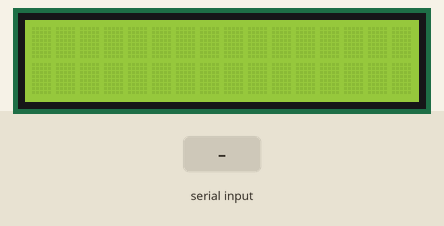
Bench run of a sketch on a simulated Arduino Uno, built with avr-gcc and run on an emulated ATmega328P. Shown: 16×2 character LCD. Inputs (shaded band) come from the test bench.

Above: at 1.2 s.
1.3 s: "1" received over Serial
At 3.2 s:
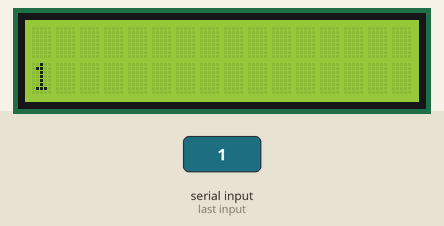
3.8 s: "0" received over Serial
At 5.1 s:
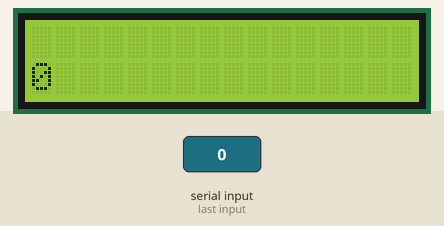
6.3 s: "2" received over Serial
At 8.1 s:
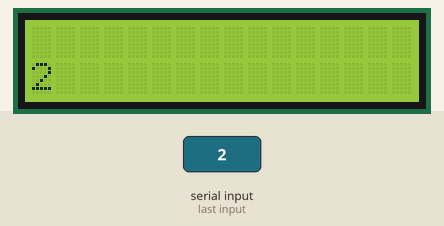
Timing chart, 0 to 9.6 s (numbered marks = the images above; inputs shaded):
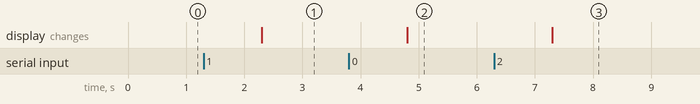

The sketch:

Rx.ino
```cpp
#include <LiquidCrystal.h>
const int rs = 12, en = 11, d4 = 5, d5 = 4, d6 = 3, d7 = 2;
LiquidCrystal lcd(rs, en, d4, d5, d6, d7);

String received;
void setup()
{
  Serial.begin(9600);
  lcd.begin(16, 2);
  lcd.clear();
}

void loop()
{
  if(Serial.available() > 0)
  {
     received = Serial.readString();
     lcd.setCursor(0, 1);

     lcd.print(received);
  }
}
```

Measured:
- after the input at 1.3 s, the display: changes after 1.0 s (image 1)
- after the input at 3.8 s, the display: changes after 1.0 s (image 2)
- after the input at 6.3 s, the display: changes after 1.0 s (image 3)
